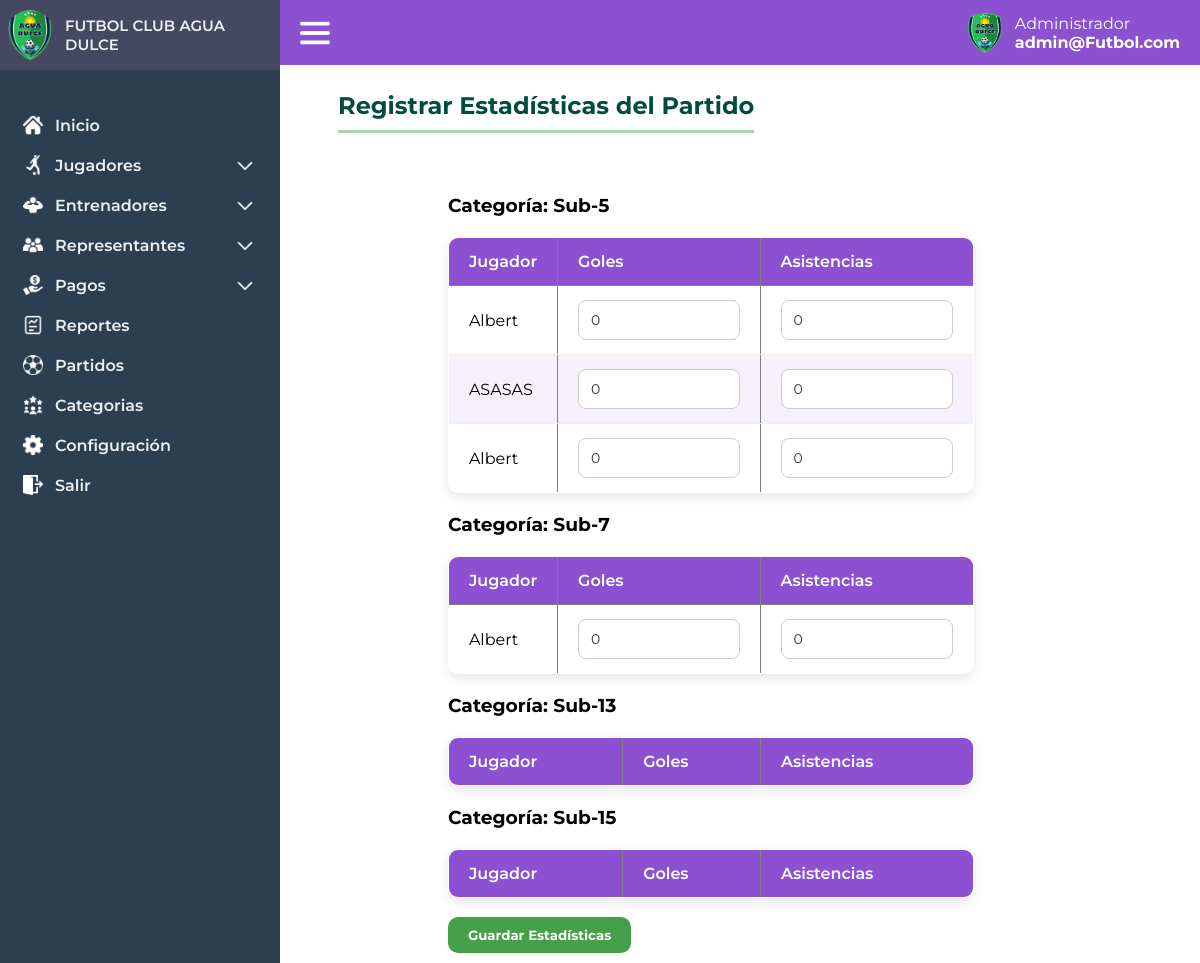
Before: /administrador/partidos/47 (signed in) with the older database file.
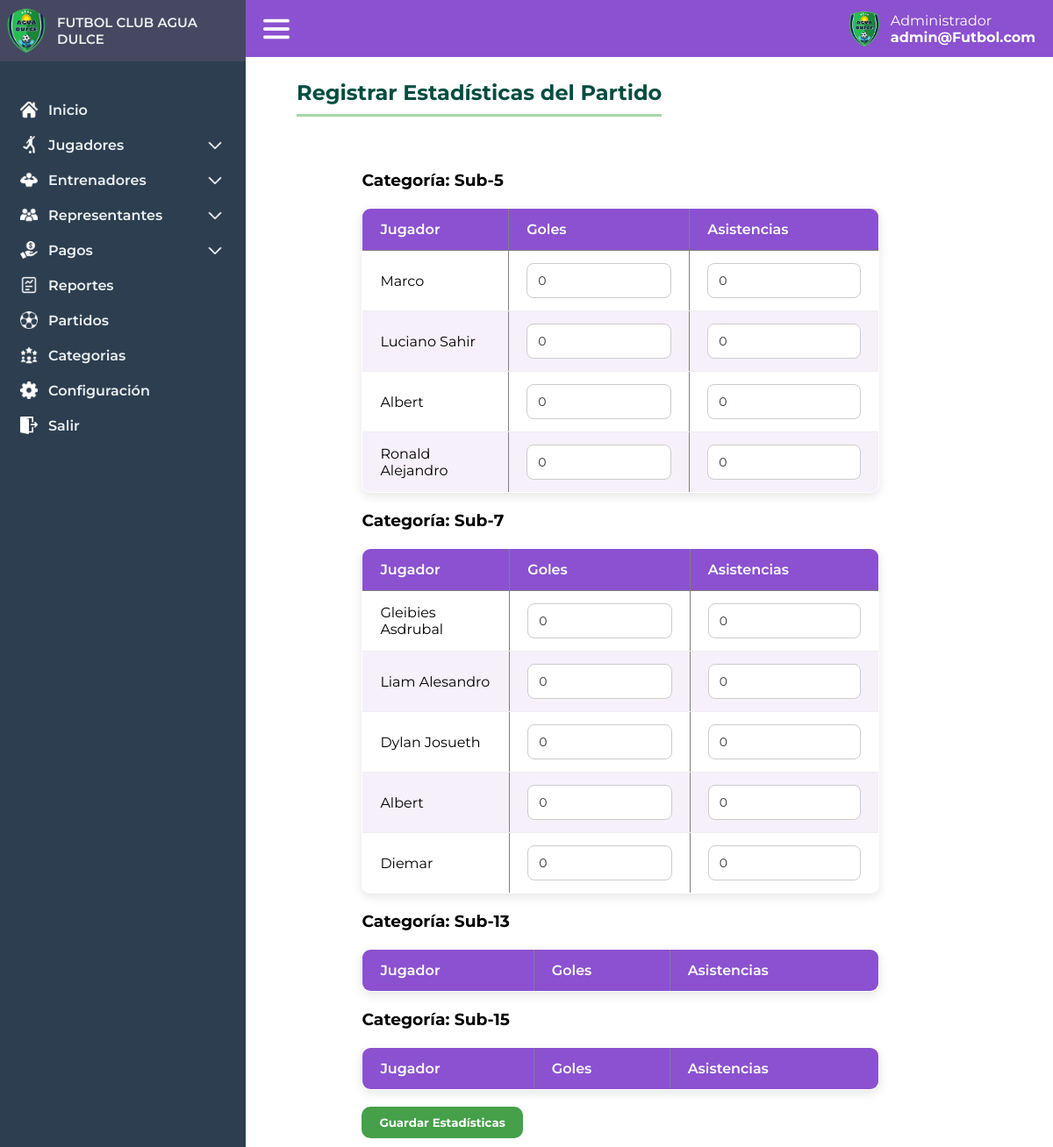
After: the same page with the newer database file.
### tables this page shows
CREATE TABLE `categorias` (
  `id` int(11) NOT NULL,
  `nombre_categoria` varchar(50) DEFAULT NULL,
  `periodo` varchar(20) DEFAULT NULL,
  `entrenador_id` int(11) DEFAULT NULL,
  `horario` varchar(100) DEFAULT NULL
);

CREATE TABLE `jugadores` (
  `id` int(11) NOT NULL,
  `partida_nacimiento` int(11) DEFAULT NULL,
  `cedula` int(8) DEFAULT NULL,
  `nombres` varchar(100) NOT NULL,
  `apellidos` varchar(100) NOT NULL,
  `fecha_nacimiento` date NOT NULL,
  `genero` char(1) NOT NULL CHECK (`genero` in ('M','F')),
  `categoria` varchar(20) NOT NULL,
  `nombre_camiseta` varchar(20) NOT NULL,
  `cedula_representante` bigint(20) NOT NULL,
  `foto` varchar(255) NOT NULL
);

### controlador/vistas.php (called while the page is built, shortened)
<?php
class vistas
{
    function vistan($vista){
        require "vistas/".$vista.".php";
    }
}
?>

### modelo/adminmodel.php (called while the page is built, shortened)
<?php
    class adminModel extends Database
    {
    public static function getCategoriasDelPartido($partido_id) {
        try {
            $db = Database::getDatabase();
            $stmt = $db->prepare("
                SELECT
                    c.id,
                    c.nombre_categoria
                FROM partido_categorias pc
                JOIN categorias c ON c.id = pc.id_categoria
                WHERE pc.id_partido = :id
            ");
            $stmt->bindParam(":id", $partido_id, PDO::PARAM_INT);
            $stmt->execute();
            return $stmt->fetchAll(PDO::FETCH_ASSOC);
        } catch (PDOException $e) {
            return [];
        }
    }
    public static function getJugadoresPorCategoria($categoria_id) {
        try {
            $db = Database::getDatabase();
            $stmt = $db->prepare("
                SELECT id, nombres
                FROM jugadores
                WHERE categoria = :id
            ");
            $stmt->bindParam(":id", $categoria_id, PDO::PARAM_INT);
            $stmt->execute();
            return $stmt->fetchAll(PDO::FETCH_ASSOC);
        } catch (PDOException $e) {
            return [];
        }
    }
}
?>

### vistas/administrador/partidosestadistica.php (the view, shortened to what this page needs)
<!DOCTYPE html>
<html lang="es">
<head>
    <link rel="stylesheet" href="/FutbolClub/assets/css/index.css">
    <link rel="stylesheet" href="/FutbolClub/assets/css/players.css">
    <link rel="stylesheet" href="/FutbolClub/assets/css/toastr.min.css">
</head>
<body>
    <?php include("vistas/layout/header.php") ?>
    <main class="index-main" id="index-main">
<?php include('vistas/layout/session.php'); ?>
        <div class="list_categorys">
            <div class="list_categorys-titles">
                <h2>Registrar Estadísticas del Partido</h2>
            </div>
            <div class="categorys">
            <form action="/FutbolClub/administrador/guardarEstadisticas" method="POST">
                    <?php foreach ($this->data as $bloque): ?>
                        <h3 style="margin-top:20px;">
                            Categoría: <?= $bloque["categoria"]["nombre_categoria"] ?>
                        </h3>
                        <table border="1" class="category-table" width="100%" style="border-collapse: collapse;">
                            <thead>
                                <tr>
                                    <th>Jugador</th>
                                    <th>Goles</th>
                                    <th>Asistencias</th>
                                </tr>
                            </thead>
                            <tbody>
                                <?php foreach ($bloque["jugadores"] as $j): ?>
                                    <tr>
                                        <td><?= $j["nombres"] ?></td>
                                        <td class="modal-category-form-field">
                                            <input type="number"
                                                min="0" value="0"
                                                name="goles[<?= $bloque['categoria']['id'] ?>][<?= $j['id'] ?>]">
                                        </td>
                                        <td class="modal-category-form-field">
                                            <input type="number"
                                                min="0" value="0"
                                                name="asistencias[<?= $bloque['categoria']['id'] ?>][<?= $j['id'] ?>]">
                                        </td>
                                    </tr>
                                <?php endforeach; ?>
                            </tbody>
                        </table>
                    <?php endforeach; ?>
                    <br>
                    <button type="submit" class="new-button-part">Guardar Estadísticas</button>
                </form>
            </div>
        </div>
    </main>
</body>
</html>

### index.php (shortened to what this page needs)
<?php
$url = $_GET['url'] ?? 'home';
$partes= explode('/', trim($url));
$controlador = $partes[0] ?? 'home';
$controlador = strtolower($controlador);
 $controlller="controlador/".$controlador.".php";
if(file_exists($controlller)){
    require_once "controlador/vistas.php";
    $cont= new $controlador;
    if(isset($partes[1]) && !empty($partes[1])){
        if (method_exists($cont,$partes[1])) {
            $cont->{$partes[1]}();
        }else{
            $cont->load();
        }
    }else{
        $cont->load();
    }
}else{
    require_once("vistas/404.php");
    exit();
}

### controlador/administrador.php (shortened to what this page needs)
<?php
require_once "modelo/adminmodel.php";
class administrador extends vistas{
        public function partidos(){
            $url = $_GET['url'] ?? 'login';
            $partes= explode('/', trim($url));
            $id = (isset($partes[2]) && is_numeric($partes[2])) ? intval($partes[2]) : "null";
            if(is_int($id)){
                $categorias = adminModel::getCategoriasDelPartido($id);
                foreach ($categorias as $cat) {
                $this->data[] = [
                    "categoria" => $cat,
                    "jugadores" => adminModel::getJugadoresPorCategoria($cat["id"])
                ];
                }
                $this->vistan('administrador/partidosestadistica');
                return;
            }
        }
}
?>

### vistas/layout/header.php (shortened to what this page needs)
<div class="barralateral" id="barralateral">
        <div class="logo">
            <img src="/FutbolClub/assets/img/club-brand.png" alt="Logo del Futbol Club">
            <span>FUTBOL CLUB AGUA DULCE</span>
        </div>
        <div class="menu">
            <ul class="menu-items">
                <li class="menu-static">
                    <a href="/FutbolClub/administrador" class="menu-link">
                        <img src="/FutbolClub/assets/img/home-icon.png" alt="Inicio">
                        <span>Inicio</span>
                    </a>
                </li>
                <li class="menu-dropdown" id="menu-dropdown">
                    <a href="#" class="menu-link">
                        <img src="/FutbolClub/assets/img/player.png" alt="Inicio">
                        <span>Jugadores</span>
                        <img src="/FutbolClub/assets/img/arrow.png" alt="Inicio">
                    </a>
                </li>
                <li class="menu-dropdown" id="menu-dropdown">
                    <a href="#" class="menu-link">
                        <img src="/FutbolClub/assets/img/trainer.png" alt="Inicio">
                        <span>Entrenadores</span>
                        <img src="/FutbolClub/assets/img/arrow.png" alt="Inicio">
                    </a>
                </li>
                <li class="menu-dropdown" id="menu-dropdown">
                    <a href="#" class="menu-link">
                        <img src="/FutbolClub/assets/img/padres.png" alt="Inicio">
                        <span>Representantes</span>
                        <img src="/FutbolClub/assets/img/arrow.png" alt="Inicio">
                    </a>
                </li>
                <li class="menu-dropdown" id="menu-dropdown">
                    <a href="#" class="menu-link">
                        <img src="/FutbolClub/assets/img/pagos.png" alt="Inicio">
                        <span>Pagos</span>
                        <img src="/FutbolClub/assets/img/arrow.png" alt="Inicio">
                    </a>
                </li>
                <li class="menu-static">
                    <a href="/FutbolClub/administrador/reportes" class="menu-link">
                        <img src="/FutbolClub/assets/img/reporte.png" alt="Inicio">
                        <span>Reportes</span>
                    </a>
                </li>
                <li class="menu-static">
                    <a href="/FutbolClub/administrador/partidos" class="menu-link">
                        <img src="/FutbolClub/assets/img/partido.png" alt="Inicio">
                        <span>Partidos</span>
                    </a>
                </li>
                <li class="menu-static">
                    <a href="/FutbolClub/administrador/categorias" class="menu-link">
                        <img src="/FutbolClub/assets/img/equipo.png" alt="Inicio">
                        <span>Categorias</span>
                    </a>
                </li>
                <li class="menu-static">
                    <a href="#" class="menu-link">
                        <img src="/FutbolClub/assets/img/config.png" alt="Inicio">
                        <span>Configuración</span>
                    </a>
                </li>
                <li class="menu-static">
                    <a href="/FutbolClub/administrador/salir" class="menu-link">
                        <img src="/FutbolClub/assets/img/logout.png" alt="Inicio">
                        <span>Salir</span>
                    </a>
                </li>
            </ul>
        </div>
    </div>

### vistas/layout/session.php
<header class="header-main">
    <img src="/FutbolClub/assets/img/menu.png" alt="" srcset="" id="btn-menu">
    <div class="profile-admin">
        <img src="/FutbolClub/assets/img/club-brand.png" alt="">
        <div class="profile-data">
            <span>Administrador</span>
            <span>admin@Futbol.com</span>
        </div>
    </div>
</header>

### assets/css/index.css (style rules this page uses)
* { box-sizing: border-box; margin: 0; padding: 0; font-family: "Montserrat", sans-serif; }
:root { --color-bg-dark:#2c3e50 ; --color-bg-dark2:#464861 ; }
.barralateral { position: fixed; top: 0; left: 0; width: 280px; height: 100%; background-color: var(--color-bg-dark); color: white; display: flex; flex-direction: column; transition: left 0.3s ease-in-out; }
.logo { display: flex; background: var(--color-bg-dark2); align-items: center; width: 100%; height: 70px; margin-bottom: 2rem; text-align: left; padding: 5px; }
.logo span { font-size: 15px; font-weight:600; margin-left: 10px; color: #ecf0f1; }
.logo img { width: 50px; height: 50px; border-radius: 50%; }
.menu { width: 100%; padding: 3px; }
.menu-items { list-style: none; padding: 0; }
.menu-link { display: flex; text-decoration: none; align-items: center; padding: 10px 20px; border-radius: 10px; color: white; }
.menu-link img { width: 20px; height: 20px; margin-right: 2px; }
.menu-link span { margin-left: 10px; color: #ecf0f1; font-size: 16px; font-weight: 600; }
.menu-link img:last-child { margin-left: auto; transition: transform 0.3s ease-in-out; }
.header-main { background:#8b51d0; height: 65px; padding: 20px; display: flex; align-items: center; justify-content: space-between; }
.header-main img { width: 30px; cursor: pointer; }
.index-main { margin-left: 280px; transition: margin-left 0.3s ease-in-out; }
.profile-admin { display: flex; align-items: center; gap: 10px; }
.profile-admin img { width: 40px; }
.profile-data { display: flex; flex-direction: column; color: white; }
.profile-data span:last-child { font-weight: bold; }
.list_categorys { display: flex; flex-direction: column; justify-content: center; margin: 10px; }
.list_categorys-titles { display: flex; align-items: center; justify-content: space-between; padding: 1rem 3rem; }
.categorys { display: flex; justify-content: center; }
.category-table { width: 90%; border-collapse: separate; border-spacing: 0; margin-top: 20px; font-family: 'Segoe UI', Tahoma, Geneva, Verdana, sans-serif; box-shadow: 0 4px 12px rgba(0,0,0,0.1); border-radius: 10px; overflow: hidden; }
.category-table th, .category-table td { padding: 14px 20px; text-align: left; }
.category-table th { background: #8b51d0; color: #ffffff; font-weight: 600; }
.category-table input { width: 100%; padding: 10px 12px; border: 1px solid #ccc; border-radius: 8px; font-size: 14px; color: #333; background-color: #fff; transition: all 0.2s ease-in-out; }
.category-table tr:nth-child(even) { background: #f5f0fa; }
.category-table tr:nth-child(odd) { background: #ffffff; }
.category-table td { border-bottom: 1px solid #eee; }
h2 { color: #004d40; border-bottom: 3px solid #a5d6a7; padding-bottom: 10px; margin-bottom: 25px; font-size: 24px; }

### assets/css/players.css (style rules this page uses)
.new-button-part { background: #45a049; border: none; color: white; padding: 10px 20px; border-radius: 10px; font-weight: bold; cursor: pointer; }

Changed rows visible on the page:
removed jugadores: nombres "ASASAS", shown under categorias "Sub-5"
removed jugadores: nombres "Albert", shown under categorias "Sub-5"
added jugadores: nombres "Marco", shown under categorias "Sub-5"
added jugadores: nombres "Luciano Sahir", shown under categorias "Sub-5"
added jugadores: nombres "Ronald Alejandro", shown under categorias "Sub-5"
added jugadores: nombres "Gleibies Asdrubal", shown under categorias "Sub-7"
added jugadores: nombres "Liam Alesandro", shown under categorias "Sub-7"
added jugadores: nombres "Dylan Josueth", shown under categorias "Sub-7"
added jugadores: nombres "Diemar", shown under categorias "Sub-7"
